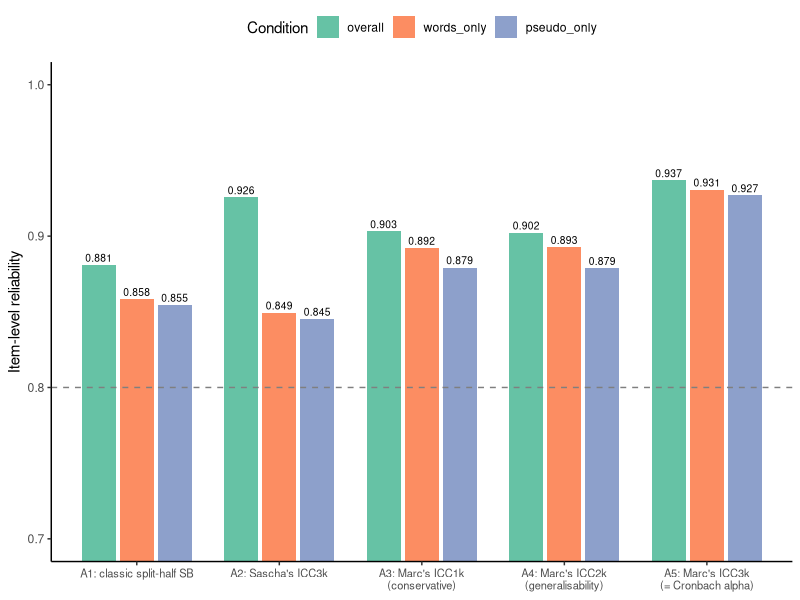

The R source for this figure:
library(ggplot2)

# -----------------------------
# Data
# -----------------------------
res_current <- read.csv(text = "
condition,approach,reliability_current,n_current
overall,approach_1_mixed_icc,0.925612201454438,2475
overall,approach_3_split_half,0.880973171158849,2475
overall,brysbaert_icc1k,0.903129754089478,2475
overall,brysbaert_icc2k,0.902184784315358,2475
overall,brysbaert_icc3k,0.936835151252843,2475
words_only,approach_1_mixed_icc,0.849390733891818,2475
words_only,approach_3_split_half,0.858355073424158,2475
words_only,brysbaert_icc1k,0.892179034342505,2475
words_only,brysbaert_icc2k,0.892653620076491,2475
words_only,brysbaert_icc3k,0.930695751112529,2475
pseudo_only,approach_1_mixed_icc,0.84529378298959,2475
pseudo_only,approach_3_split_half,0.854545290381805,2475
pseudo_only,brysbaert_icc1k,0.879240173922392,2475
pseudo_only,brysbaert_icc2k,0.8788068186955,2475
pseudo_only,brysbaert_icc3k,0.92691669005727,2475
")

# Preserve desired order
res_current$approach <- factor(
  res_current$approach,
  levels = c(
    "approach_3_split_half",
    "approach_1_mixed_icc",
    "brysbaert_icc1k",
    "brysbaert_icc2k",
    "brysbaert_icc3k"
  )
)

res_current$condition <- factor(
  res_current$condition,
  levels = c("overall", "words_only", "pseudo_only")
)

# Short labels
nice_labels <- c(
  approach_3_split_half = "A1: classic split-half SB",
  approach_1_mixed_icc  = "A2: Sascha's ICC3k",
  brysbaert_icc1k       = "A3: Marc's ICC1k\n(conservative)",
  brysbaert_icc2k       = "A4: Marc's ICC2k\n(generalisability)",
  brysbaert_icc3k       = "A5: Marc's ICC3k\n(= Cronbach alpha)"
)

# -----------------------------
# Barplot
# -----------------------------
p <- ggplot(
  res_current,
  aes(
    x = approach,
    y = reliability_current,
    fill = condition
  )
) +
  geom_col(
    position = position_dodge(width = 0.8),
    width = 0.72
  ) +
  geom_text(
    aes(label = sprintf("%.3f", reliability_current)),
    position = position_dodge(width = 0.8),
    vjust = -0.4,
    size = 2.6
  ) +
  geom_hline(
    yintercept = 0.8,
    linetype = "dashed",
    color = "grey50"
  ) +
  scale_x_discrete(labels = nice_labels) +
  scale_fill_brewer(palette = "Set2") +
  coord_cartesian(ylim = c(0.70, 1.0)) +
  labs(
    x = NULL,
    y = "Item-level reliability",
    fill = "Condition"
  ) +
  theme_classic() +
  theme(
    legend.position = "top",
    axis.text.x = element_text(size = 8)
  )

# Save PDF
ggsave(
  filename = "/Users/louis/Desktop/HU_Berlin_Computational_Modelling/German_Lexicon_Project/00_analysis/output/plots/reliability_new.pdf",
  plot = p,
  width = 9.5,
  height = 5
)
